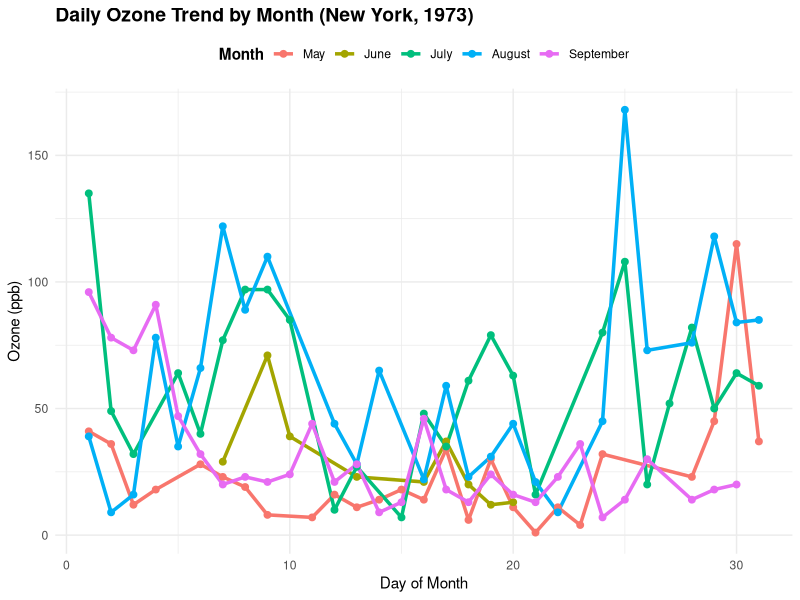
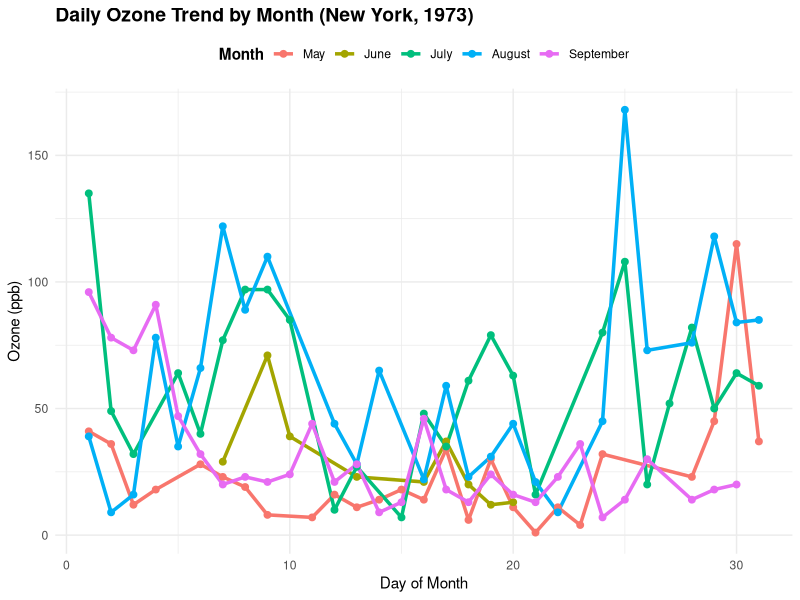
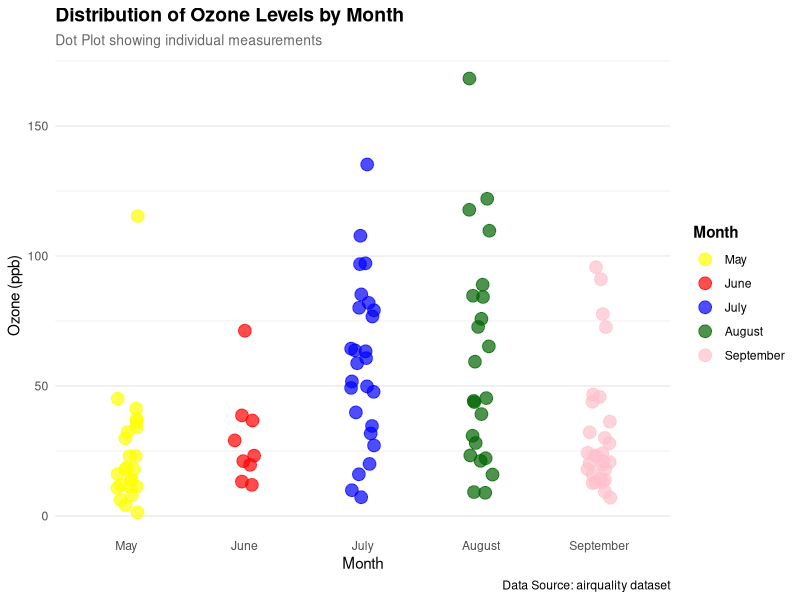
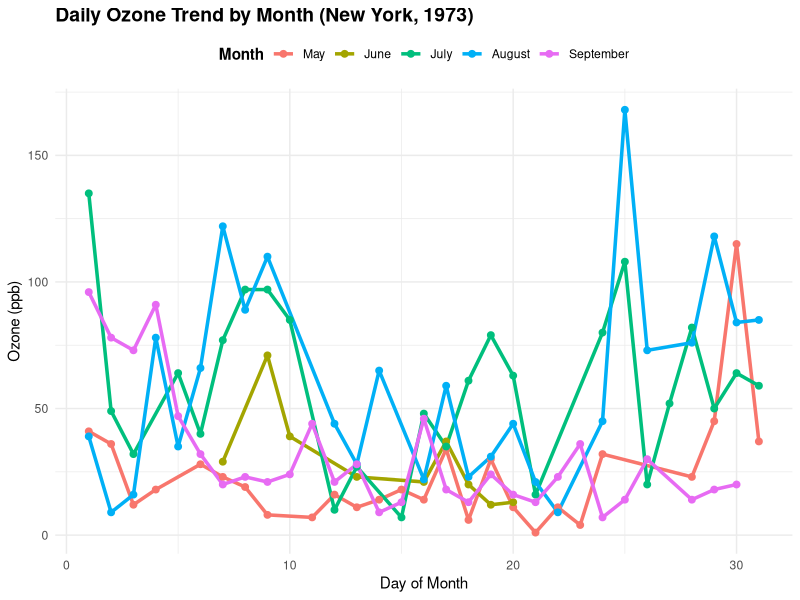
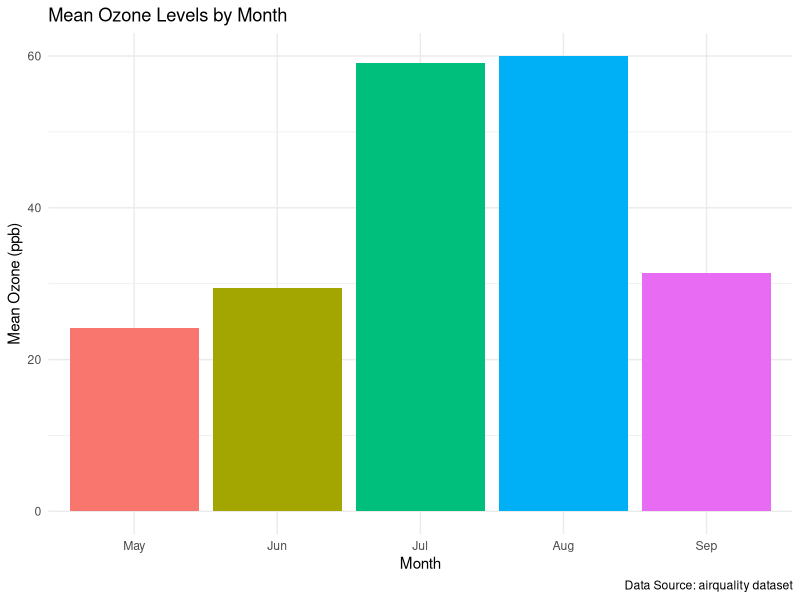
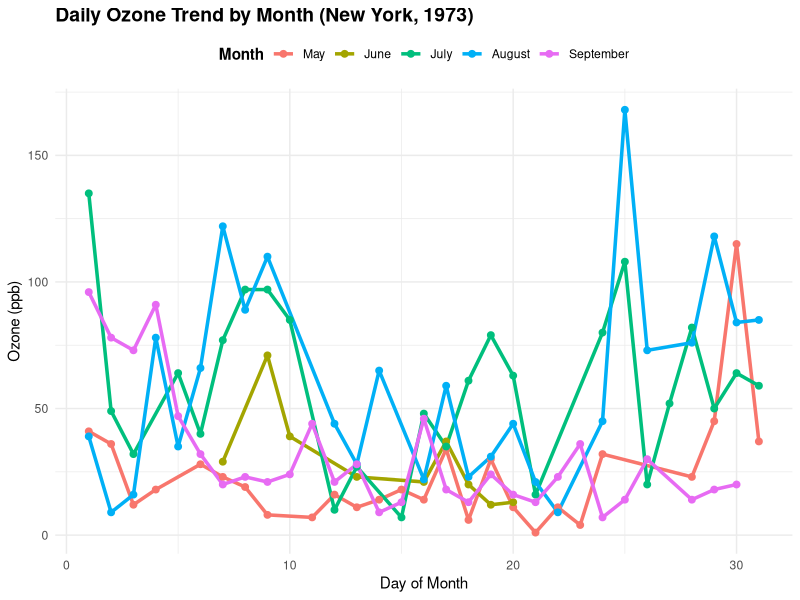
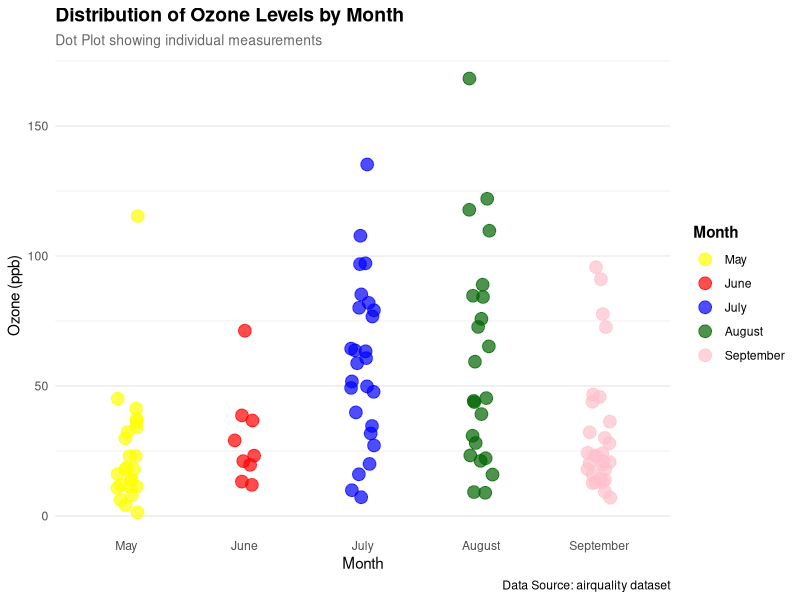

Here is the R script that generated these plots, in order:
# ====================================================================
# lab10_Data_Dynamo-s.R
# Collaborative R Visualization Project
# Dataset: airquality 
# Team Members:
# Esha Kambli 2301 - Pie Chart
# Deversh Shetgaonkar 2302 - Box Plot
# Sahil Gaonkar 2305 - Stacked Bar Chart
# Prabhanjan Halvegar 2306 - Line Chart
# Atharv Gawas 2313 - Dot Chart
# Aarchi Teli 2318 - Histogram
# Sarvadhnya Patil 2321 - Bar Chart
# Harsh Palyekar 2329 - Scatter Chart
# ====================================================================

# ====================================================================
# SECTION 0: SHARED SETUP (DO NOT MODIFY)
# ====================================================================
# Load dataset
data(airquality)

# Shared data preparation
air_data <- na.omit(airquality)
air_data$Month <- factor(air_data$Month,
                         levels = c(5, 6, 7, 8, 9),
                         labels = c("May", "June", "July", "August", "September"))

# Shared color palette
month_colors <- c("steelblue", "seagreen3", "darkorange", "firebrick3", "purple")

# ====================================================================
# SECTION 1: PIE CHART - Esha Kambli (2301)
# ====================================================================
plot_pie_chart <- function() {
  
  
  cat("Pie Chart section - Esha Kambli\n")
}

# ====================================================================
# SECTION 2: BAR CHART - Sarvadhnya Patil (2321)
# ====================================================================
plot_bar_chart <- function() {

# BAR PLOT — by Sarvadhnya (2321)
# Plot: Mean Ozone by Month (airquality dataset)

library(ggplot2)
library(dplyr)

# Load and clean data
data("airquality")
aq <- na.omit(airquality)

ozone_by_month <- aq %>%
  group_by(Month) %>%
  summarise(mean_ozone = mean(Ozone))

ozone_by_month$Month <- factor(ozone_by_month$Month,
                               labels = c("May", "Jun", "Jul", "Aug", "Sep"))

# Create the bar plot
bar_plot <- ggplot(ozone_by_month, aes(x = Month, y = mean_ozone, fill = Month)) +
  geom_bar(stat = "identity") +
  labs(title = "Mean Ozone Levels by Month",
       x = "Month",
       y = "Mean Ozone (ppb)",
       caption = "Data Source: airquality dataset") +
  theme_minimal() +
  theme(legend.position = "none")

# Save plot
if (!dir.exists("images")) dir.create("images")
ggsave("images/barplot_ozone_by_month.png", bar_plot, width = 7, height = 5, dpi = 300)

print("Bar plot created and saved to images/barplot_ozone_by_month.png")
  
  cat("Bar Chart section - Sarvadhnya Patil\n")
}


# ====================================================================
# SECTION 3: LINE CHART - Prabhanjan Halvegar (2306)
# ====================================================================
library(ggplot2)

plot_line_chart <- function() {
  cat("Generating Line Chart (Ozone) - Prabhanjan Halvegar (2306)...\n")
  
  air_data <- na.omit(airquality[, c("Month", "Day", "Ozone")])
  air_data$Month <- factor(air_data$Month,
                           levels = 5:9,
                           labels = c("May","June","July","August","September"))
  
  line_plot <- ggplot(air_data, aes(x = Day, y = Ozone, color = Month, group = Month)) +
    geom_line(linewidth = 1.2, na.rm = TRUE) +
    geom_point(size = 2, na.rm = TRUE) +
    labs(title = "Daily Ozone Trend by Month (New York, 1973)",
         x = "Day of Month", y = "Ozone (ppb)", color = "Month") +
    theme_minimal() +
    theme(plot.title = element_text(face = "bold", size = 14),
          legend.title = element_text(face = "bold"),
          legend.position = "top")
  
  if(!dir.exists("images")) dir.create("images")
  ggsave("images/linechart_ozone_trend.png", line_plot, width = 8, height = 5, dpi = 300)
  
  print(line_plot)
  cat("Line Chart saved as images/linechart_ozone_trend.png\n")
}

plot_line_chart()


# ====================================================================
# SECTION 4: STACKED BAR CHART - Sahil Gaonkar (2305)
# ====================================================================
plot_stacked_bar <- function() {
  
  
  cat("Stacked Bar Chart section - Sahil Gaonkar\n")
}

# ====================================================================
# SECTION 5: HISTOGRAM - Aarchi Teli (2318)
# ====================================================================
plot_histogram <- function() {
  
  
  cat("Histogram section - Aarchi Teli\n")
}

# ====================================================================
# SECTION 6: DOT CHART - Atharv Gawas (2313)
# ====================================================================
plot_dot_chart <- function() {
  # Load required libraries (only if not already loaded)
  if (!require("ggplot2", quietly = TRUE)) {
    stop("ggplot2 package required. Please install it with: install.packages('ggplot2')")
  }
  if (!require("dplyr", quietly = TRUE)) {
    stop("dplyr package required. Please install it with: install.packages('dplyr')")
  }
  
  # Prepare data: Get all ozone readings by month
  ozone_data <- air_data %>%
    select(Month, Ozone) %>%
    mutate(Month = factor(Month, levels = c("May", "June", "July", "August", "September")))
  
  # Create the dot plot with multiple points per month
  dot_plot <- ggplot(ozone_data, aes(x = Month, y = Ozone, color = Month)) +
    geom_point(size = 4, alpha = 0.7, position = position_jitter(width = 0.1, seed = 42)) +
    labs(title = "Distribution of Ozone Levels by Month",
         subtitle = "Dot Plot showing individual measurements",
         x = "Month",
         y = "Ozone (ppb)",
         color = "Month",
         caption = "Data Source: airquality dataset") +
    scale_color_manual(values = c("May" = "yellow", 
                                  "June" = "red", 
                                  "July" = "blue", 
                                  "August" = "darkgreen", 
                                  "September" = "pink")) +
    theme_minimal() +
    theme(plot.title = element_text(face = "bold", size = 14),
          plot.subtitle = element_text(size = 10, color = "gray40"),
          legend.position = "right",
          legend.title = element_text(face = "bold"),
          panel.grid.major.x = element_blank())
  
  # Display the plot
  print(dot_plot)
  
  # Save plot (optional - only saves when function is called individually)
  if (!dir.exists("images")) dir.create("images")
  ggsave("images/dotplot_ozone_by_month.png", dot_plot, width = 8, height = 5, dpi = 300)
  
  cat("Dot Chart section - Atharv Gawas (2313) - Complete\n")
  
  # Return the plot object invisibly for potential further use
  invisible(dot_plot)
}

# ====================================================================
# SECTION 7: SCATTER CHART - Harsh Palyekar (2329)
# ====================================================================
plot_scatter_chart <- function() {

  
  cat("Scatter Chart section - Harsh Palyekar\n")
}

# ====================================================================
# SECTION 8: BOX PLOT - Deversh Shetgaonkar (2302)
# ====================================================================
plot_box_plot <- function() {

  
  cat("Box Plot section - Deversh Shetgaonkar\n")
}

# ====================================================================
# MAIN EXECUTION: Run all plots
# ====================================================================
# Set up multi-panel layout for viewing all plots
par(mfrow = c(3, 3), mar = c(4, 4, 3, 2))

# Execute each plot function
plot_pie_chart()
plot_bar_chart()
plot_line_chart()
plot_stacked_bar()
plot_histogram()
plot_dot_chart()
plot_scatter_chart()
plot_box_plot()

# Reset layout
par(mfrow = c(1, 1))
